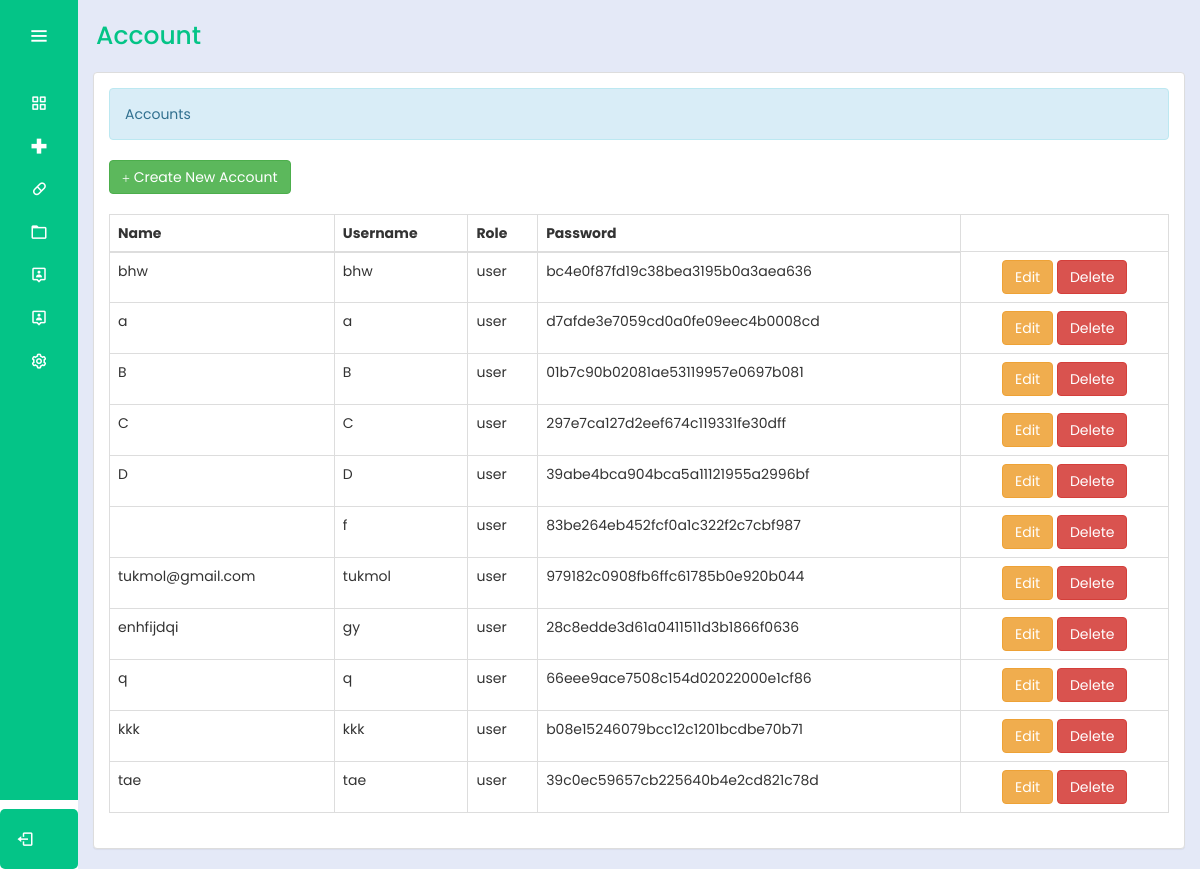
Page /admin/account.php (signed in) on the earlier database version.
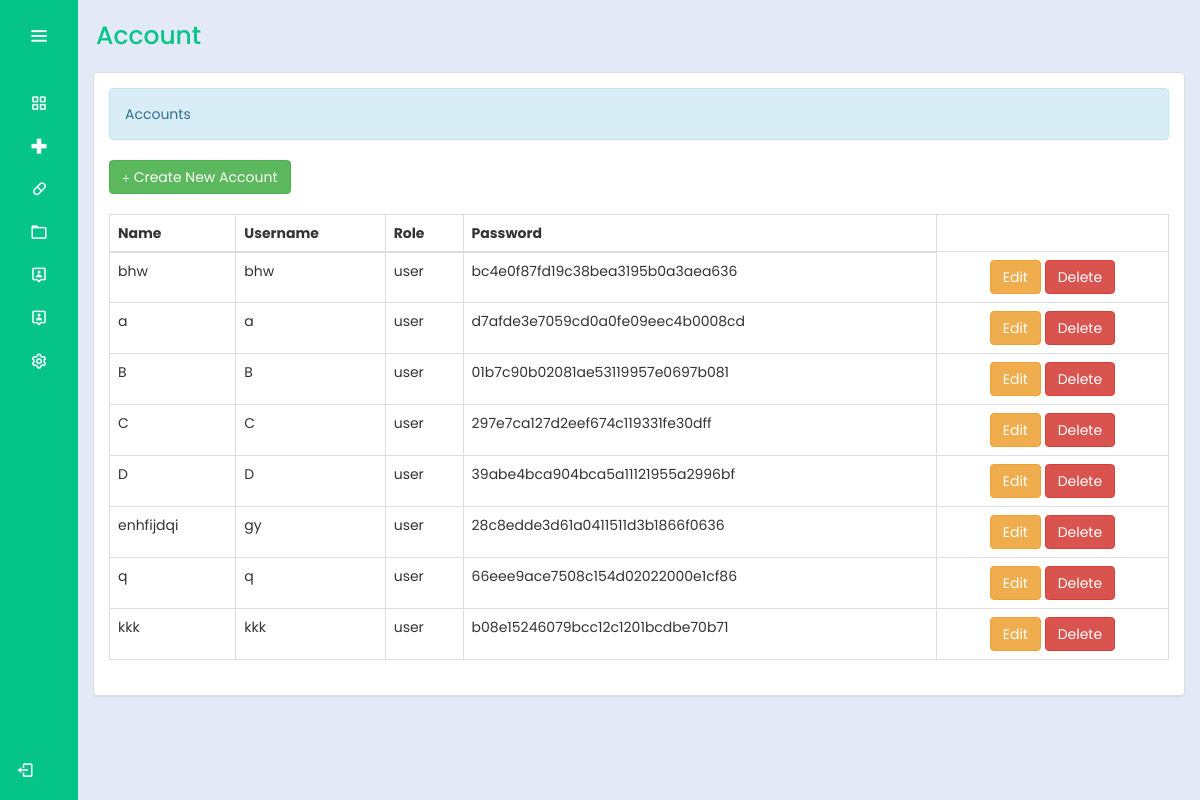
Same page on the later database version.
### tables this page shows
CREATE TABLE `users` (
  `id` int(11) NOT NULL,
  `role` enum('user','admin') NOT NULL,
  `username` varchar(255) NOT NULL,
  `password` varchar(255) NOT NULL,
  `name` varchar(255) NOT NULL,
  `usertype` int(2) NOT NULL
);

### admin/account.php (the view, shortened to what this page needs)
<?php
@include "../connection/connect.php";
if(isset($_SESSION['user_data'])){
?>
<!DOCTYPE html>
<html lang="en">
<head>
  <link rel="stylesheet" href="../cssmainmenu/style.css">
  <link href='https://unpkg.com/boxicons@2.1.4/css/boxicons.min.css' rel='stylesheet'>
  <link rel = "stylesheet" type = "text/css" href = "../css/bootstrap.css " />
 <link rel = "stylesheet" type = "text/css" href = "../css/style.css" />
</head>
<body>
  <div class="sidebar">
    <div class="logo_details">
      <i class="bx bx-menu" id="btn"></i>
    </div>
    <ul class="nav-list">
      <li>
        <a href="Dashboard.php">
          <i class="bx bx-grid-alt"></i>
        </a>
      </li>
      <li>
        <a href="medicinerecords.php">
          <i class="bx bx-plus-medical"></i>
        </a>
      </li>
      <li>
        <a href="Contraceptives.php">
          <i class="bx bx-capsule"></i>
        </a>
      </li>
      <li>
        <a href="records.php">
          <i class="bx bx-folder"></i>
        </a>
      </li>
      <li>
          <a href="RegisteredUserAdmin.php">
            <i class="bx bx-user-pin"></i>
          </a>
      </li>
        <li>
          <a href="account.php">
            <i class="bx bx-user-pin"></i>
          </a>
        </li>
        <li>
        <a href="#">
          <i class="bx bx-cog"></i>
        </a>
      </li>
      <li class="profile">
          <div class="profile_details">
          <div class="profile_content">
          <div class="name"><?php echo $_SESSION['user_data']['name']; ?></div>
        </div>
          </div>
          <a href="../logout.php" id="log_out">
          <i class="bx bx-log-out"></i>
      </a>
      </li>
    </ul>
  </div>
  <section class="home-section">
    <div class="text">Account</div>
    <div class = "container-fluid">
		<div class = "panel panel-default">
			<div class = "panel-body">
				<div class = "alert alert-info">Accounts</div>
				<a class = "btn btn-success" href = "add_account.php"><i class = "glyphicon glyphicon-plus"></i> Create New Account</a>
				<br />
				<br />
        <table id = "table" class = "table table-bordered">
					<thead>
						<tr>
						<th>Name</th>
							<th>Username</th>
							<th>Role</th>
							<th>Password</th>
						</tr>
					</thead>
					<tbody>
						<?php
							$query = $conn->query("SELECT * FROM `users` WHERE role ='user'") or die(mysqli_error());
							while($fetch = $query->fetch_array()){
						?>
						<tr>
						<td><?php echo $fetch['username']?></td>
							<td><?php echo $fetch['name']?></td>
							<td><?php echo $fetch['role']?></td>
							<td><?php echo md5($fetch['password'])?></td>
							<td><center><a class = "btn btn-warning" href = "edit_account.php?id=<?php echo $fetch['id']?>"> Edit</a> <a class = "btn btn-danger" onclick = "confirmationDelete(this); return false;" href = "../admin_query/delete_account.php?id=<?php echo $fetch['id']?>"> Delete</a></center></td>
						</tr>
						<?php
							}
						?>
					</tbody>
				</table>
			</div>
		</div>
	</div>
  </section>
</body>
</html>
<?php
}
else{
	header("Location:.././index.php?error=UnAuthorized Access");
}

Differences in the rows shown:
removed users: name "f", role "user", password "83be264eb452fcf0a1c322f2c7cbf987"
removed users: username "tukmol@gmail.com", name "tukmol", role "user", password "979182c0908fb6ffc61785b0e920b044"
removed users: username "tae", name "tae", role "user", password "39c0ec59657cb225640b4e2cd821c78d"
